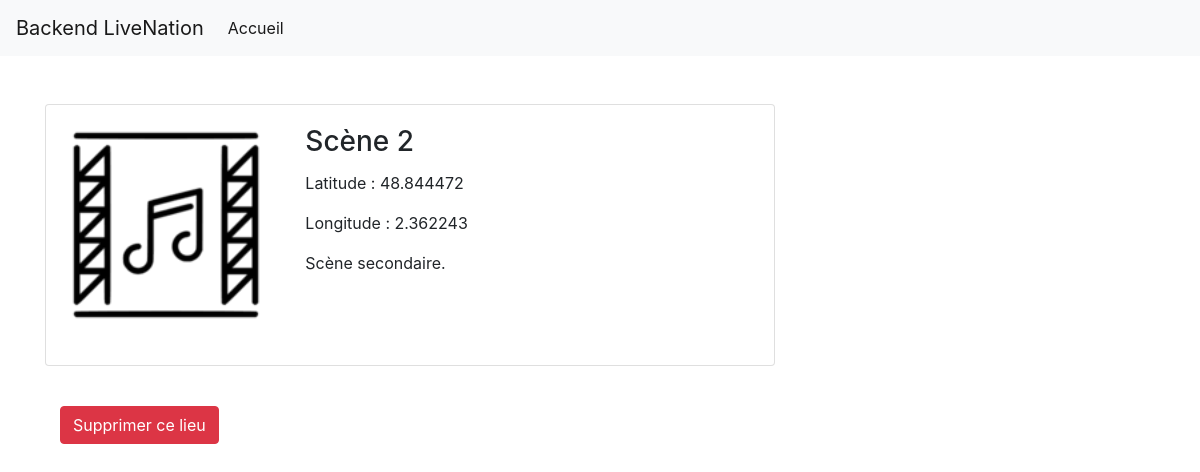
Page /templates/lieu.php?nom=Scène+2 (signed in) on the committed database.
### tables this page shows
CREATE TABLE venues (
    id INTEGER PRIMARY KEY AUTOINCREMENT,
    venue VARCHAR(255) NOT NULL,
    address VARCHAR(255) NOT NULL,
    city VARCHAR(255) NOT NULL,
    description TEXT NOT NULL,
    slug VARCHAR(255) NOT NULL
);

### templates/lieu.php (the view, shortened to what this page needs)
<?php
if (isset($_GET['nom'])) {
    $lieu = $_GET['nom'];
    $pdo = App::getPDO();
    $query = $pdo->prepare('SELECT * FROM venues WHERE venue = :lieu');
    $query->execute(['lieu' => $lieu]);
    $venues = $query->fetch();
} else {
    header('Location: home');
}
include('layout.php');
?>
<div class="container mt-5">
    <div class="row">
        <div class="col-md-8 mb-4">
            <div class="card">
                <div class="card-body">
                    <div class="row">
                        <div class="col-sm-4">
                            <?php
                            $extensions = ['png', 'jpeg', 'jpg', 'gif'];
                            foreach ($extensions as $ext) {
                                $imageUrl = "http://localhost:8000/photos/{$venues['slug']}.$ext";
                                if ($imageUrl) {
                            ?>
                                    <img src="<?= htmlspecialchars($imageUrl) ?>" alt="<?= $venues['slug'] ?>" style="width: 200px; height: 200px; margin-bottom: 20px">
                            <?php
                                    break;
                                }
                            }
                            ?>
                        </div>
                        <div class="col-sm-8">
                            <h3 class="card-title"><?= $venues['venue'] ?></h3>
                            <p class="card-text">Latitude : <?= $venues['address'] ?></p>
                            <p class="card-text">Longitude : <?= $venues['city'] ?></p>
                            <p class="card-text"><?= $venues['description'] ?></small></p>
                        </div>
                    </div>
                </div>
            </div>
            <div class="container mt-3">
                <form action="" method="POST">
                    <button type="submit" class="btn btn-danger mt-4">Supprimer ce lieu</button>
                </form>
            </div>
        </div>

### rows in the picture
venues: slug (picture), venue "Scène 2", address "48.844472", city "2.362243", description "Scène secondaire."
